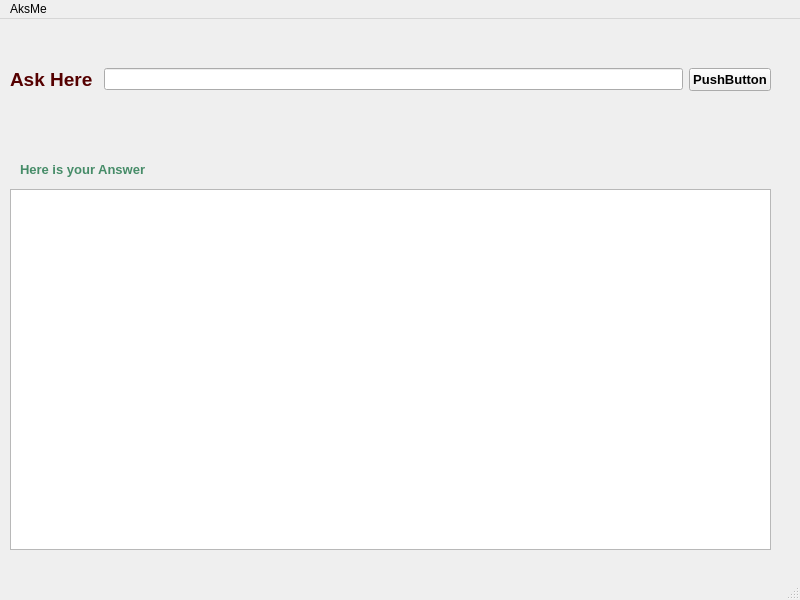
<?xml version="1.0" encoding="UTF-8"?>
<ui version="4.0">
 <class>MainWindow</class>
 <widget class="QMainWindow" name="MainWindow">
  <property name="geometry">
   <rect>
    <x>0</x>
    <y>0</y>
    <width>800</width>
    <height>600</height>
   </rect>
  </property>
  <property name="windowTitle">
   <string>MainWindow</string>
  </property>
  <widget class="QWidget" name="centralwidget">
   <widget class="QTextBrowser" name="textBrowser">
    <property name="geometry">
     <rect>
      <x>10</x>
      <y>170</y>
      <width>761</width>
      <height>361</height>
     </rect>
    </property>
   </widget>
   <widget class="QLabel" name="label_2">
    <property name="geometry">
     <rect>
      <x>20</x>
      <y>135</y>
      <width>211</width>
      <height>31</height>
     </rect>
    </property>
    <property name="text">
     <string>&lt;html&gt;&lt;head/&gt;&lt;body&gt;&lt;p&gt;&lt;span style=&quot; font-size:10pt; font-weight:600; color:#468c68;&quot;&gt;Here is your Answer &lt;/span&gt;&lt;/p&gt;&lt;/body&gt;&lt;/html&gt;</string>
    </property>
   </widget>
   <widget class="QWidget" name="">
    <property name="geometry">
     <rect>
      <x>10</x>
      <y>20</y>
      <width>761</width>
      <height>81</height>
     </rect>
    </property>
    <layout class="QHBoxLayout" name="horizontalLayout">
     <item>
      <widget class="QLabel" name="label">
       <property name="text">
        <string>&lt;html&gt;&lt;head/&gt;&lt;body&gt;&lt;p&gt;&lt;span style=&quot; font-size:14pt; font-weight:600; color:#550000;&quot;&gt;Ask Here &lt;/span&gt;&lt;/p&gt;&lt;/body&gt;&lt;/html&gt;</string>
       </property>
      </widget>
     </item>
     <item>
      <widget class="QLineEdit" name="lineEdit"/>
     </item>
     <item>
      <widget class="QPushButton" name="pushButton">
       <property name="font">
        <font>
         <pointsize>10</pointsize>
         <weight>75</weight>
         <bold>true</bold>
        </font>
       </property>
       <property name="mouseTracking">
        <bool>true</bool>
       </property>
       <property name="text">
        <string>PushButton</string>
       </property>
       <property name="iconSize">
        <size>
         <width>21</width>
         <height>30</height>
        </size>
       </property>
      </widget>
     </item>
    </layout>
   </widget>
  </widget>
  <widget class="QMenuBar" name="menubar">
   <property name="geometry">
    <rect>
     <x>0</x>
     <y>0</y>
     <width>800</width>
     <height>26</height>
    </rect>
   </property>
   <widget class="QMenu" name="menuAksMe">
    <property name="title">
     <string>AksMe</string>
    </property>
   </widget>
   <addaction name="menuAksMe"/>
  </widget>
  <widget class="QStatusBar" name="statusbar"/>
 </widget>
 <resources/>
 <connections/>
</ui>
